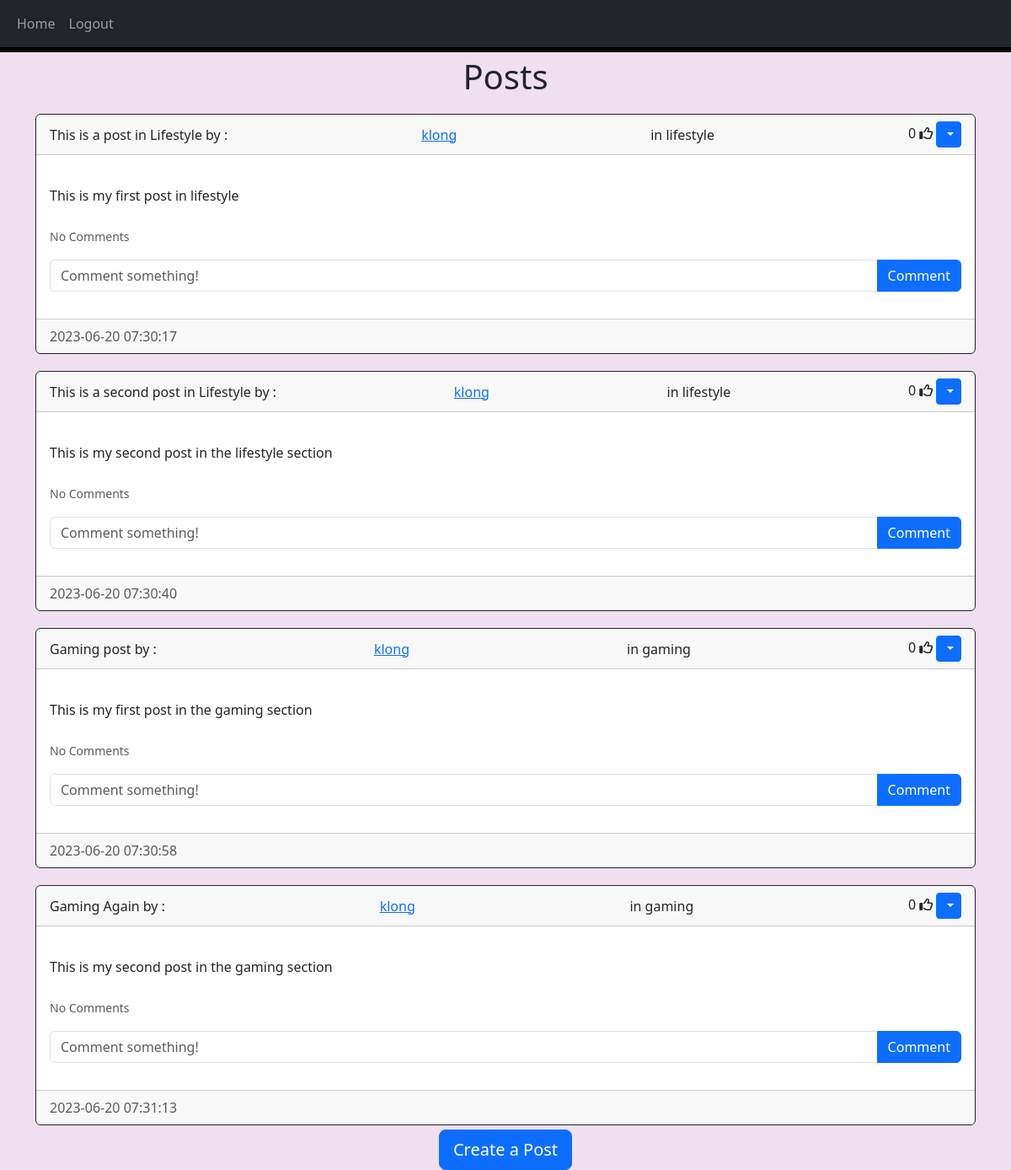
Screenshot of /home (signed in) with the database file from the repository.
### website/models.py (models this page shows)
class Post(db.Model):
    id = db.Column(db.Integer, primary_key = True)
    title = db.Column(db.String(200),nullable=False)
    category = db.Column(db.String(200))
    text = db.Column(db.Text, nullable = False)
    date_created = db.Column(db.DateTime(timezone=True), default=func.now())
    author = db.Column(db.Integer, db.ForeignKey('user.id', ondelete='CASCADE'), nullable=False)
    comments = db.relationship('Comment', backref='post', passive_deletes=True)
    likes = db.relationship('Like', backref='post', passive_deletes=True)

class User(db.Model, UserMixin):
    id = db.Column(db.Integer, primary_key = True)
    email = db.Column(db.String(170), unique = True)
    username = db.Column(db.String(170), unique = True)
    password = db.Column(db.String(170))
    date_created = db.Column(db.DateTime(timezone = True),default = func.now())
    posts = db.relationship('Post', backref='user', passive_deletes=True)
    comments = db.relationship('Comment', backref='user', passive_deletes=True)
    likes = db.relationship('Like', backref='user', passive_deletes=True)

### website/views.py (the view)
@views.route("/")
@views.route("/home")
@login_required
def home():
    posts = Post.query.all()
    return render_template("home.html", user=current_user, posts = posts)

### website/__init__.py (called while the page is built)
def create_app():
    app = Flask(__name__)
    app.config['SECRET_KEY'] = "helloworld"
    app.config['SQLALCHEMY_DATABASE_URI'] = f'sqlite:///{DB_NAME}'
    db.init_app(app)
    from .views import views
    from .auth import auth
    app.register_blueprint(views, url_prefix="/")
    app.register_blueprint(auth, url_prefix="/")
    from .models import User, Post, Comment, Like
    with app.app_context():
        db.create_all()
    login_manager = LoginManager() #login_manager new instance of LoginManager class
    login_manager.login_view = "auth.login" # if the user isn't logged in, put them here
    login_manager.init_app(app)
    @login_manager.user_loader
    def load_user(id): #remember if we get this from an input it will be a string
        return User.query.get(int(id)) #hence the casting
    return app

### website/templates/home.html (shortened to what this page needs)
{% extends "posts_div.html" %}

### website/templates/posts_div.html (shortened to what this page needs)
{% extends "base.html" %} {% block title %}Home{% endblock %} {% block content
    %}
    <h1 class="center">{% block header %}Posts{% endblock %}</h1>
    <div id="posts">
      {% for post in posts %}
      <div class="card border-dark">
        <div class="card-header d-flex justify-content-between align-items-center">
          {{post.title}} by : <a href="/posts/{{post.user.username}}"> {{post.user.username}} </a> in {{post.category}}</a>
          <div>
            <span id="likes-count-{{post.id}}">
            {{ post.likes|length }}</span>
            {% if user.id in post.likes|map(attribute="author")|list %}
            <i class="fas fa-thumbs-up" id="like-button-{{post.id}}" onclick="like({{post.id}})"></i>
            {% else %}
            <i class="far fa-thumbs-up" id="like-button-{{post.id}}" onclick="like({{post.id}})"></i>
            {% endif %} {% if user.id == post.author %}
            <div class="btn-group">
              <button type="button" class="btn btn-sm btn-primary dropdown-toggle" data-bs-toggle="dropdown">
              </button>
            </div>
            {% endif %}
          </div>
        </div>
        <div class="card-body">
          <div class="card-text">{{post.text}}</div>
          <br />
          <p class="card-text">
            {% if post.comments|length > 0 %}
            <a data-bs-toggle="collapse" href="#comments-{{post.id}}" role="button">
              <small>View {{post.comments|length}} Comments</small>
            </a>
            {% else %}
            <small class="text-muted">No Comments</small>
            {% endif %}
          </p>
          <form class="input-group mb-3" method="POST" action="/create-comment/{{post.id}}">
            <input type="text" id="text" name="text" class="form-control" placeholder="Comment something!"/>
            <button type="submit" class="btn btn-primary">Comment</button>
          </form>
        </div>
        <div class="card-footer text-muted">{{post.date_created}}</div>
      </div>
    {% endfor %}
    </div>
{% block footer %}
    <div class="center">
      <a href="/create-post">
        <button type="button" class="btn btn-primary btn-lg">
          Create a Post
        </button>
        </a>
    </div>
    {% endblock %}
{% endblock %}

### website/static/style.css (style rules this page uses)
body { background-color: rgb(240, 223, 238); }
.center { text-align: center; padding-top: 5px; }
#posts > div, .card-body > div { margin-top: 20px; }

### rows the page displays
Post: title "This is a post in Lifestyle", user.username "klong", category "lifestyle", likes|length "0", text "This is my first post in lifestyle", date_created "2023-06-20 07:30:17"
Post: title "This is a second post in Lifestyle", user.username "klong", category "lifestyle", likes|length "0", text "This is my second post in the lifestyle section", date_created "2023-06-20 07:30:40"
Post: title "Gaming post", user.username "klong", category "gaming", likes|length "0", text "This is my first post in the gaming section", date_created "2023-06-20 07:30:58"
Post: title "Gaming Again", user.username "klong", category "gaming", likes|length "0", text "This is my second post in the gaming section", date_created "2023-06-20 07:31:13"
